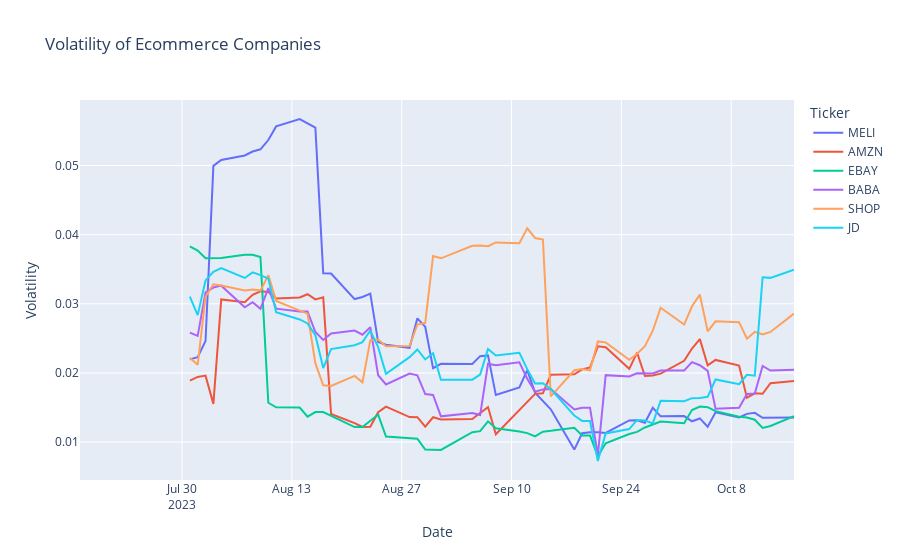

The cell this chart's notebook holds for it:
### Markdown cell above
```python
## Finding out fluctuations of stock prices for the three months (commonly known as volatility). NOTE: High volatility means frequent price movements. Low volatility means less frequent price movements.
```

### Code cell
df['Volatility'] = df.groupby('Ticker')['Close'].pct_change().rolling(window=10).std().reset_index(0, drop = True)
fig=px.line(df, x='Date',y='Volatility',color='Ticker',title='Volatility of Ecommerce Companies')
fig.show()
